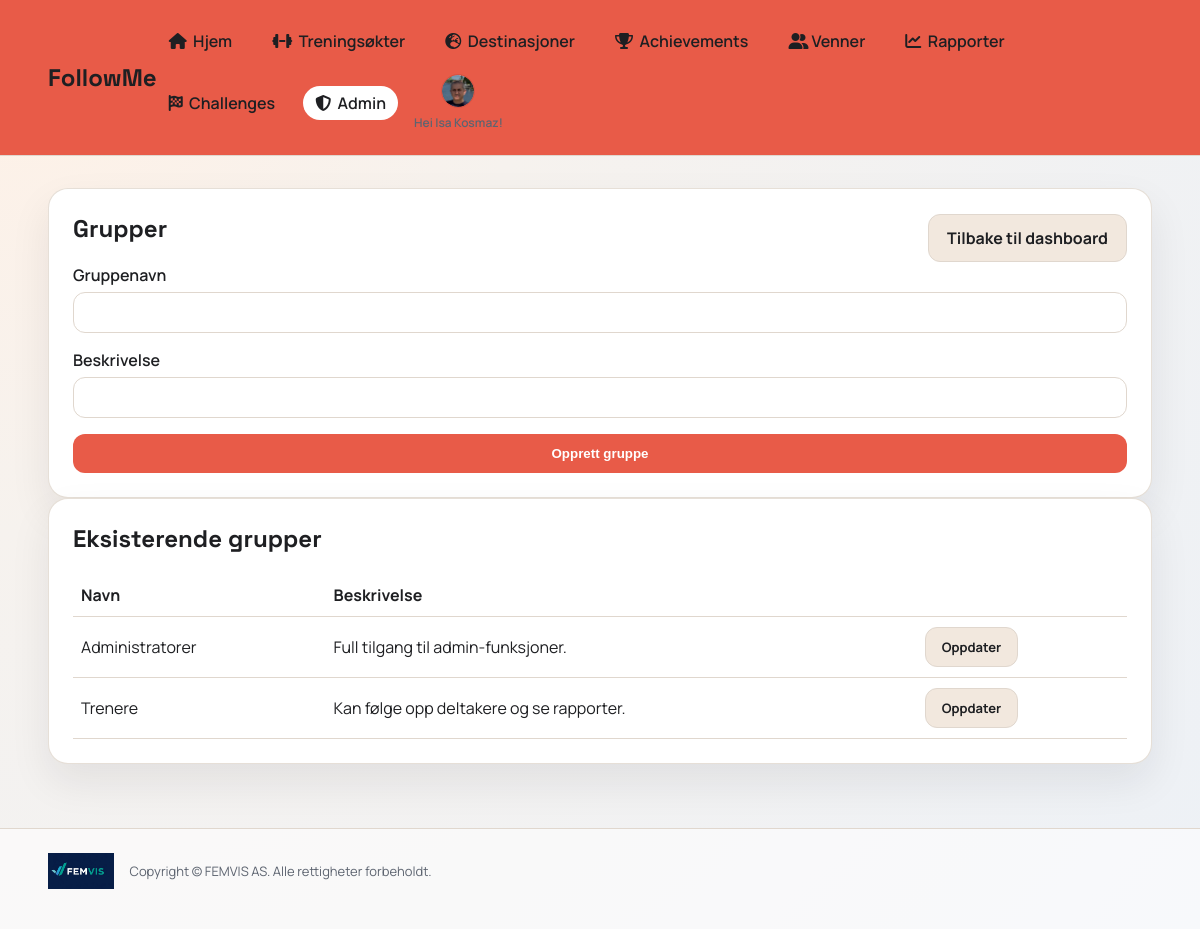
/admin/groups (signed in), run on the app's committed database.
### app.py (models this page shows)
class User(db.Model):
    id = db.Column(db.Integer, primary_key=True)
    username = db.Column(db.String(40), unique=True, nullable=False)
    full_name = db.Column(db.String(120), nullable=False)
    email = db.Column(db.String(120), unique=True, nullable=False)
    password_hash = db.Column(db.String(255), nullable=False)
    role = db.Column(db.String(20), default="user", nullable=False)
    avatar_color = db.Column(db.String(20), default="#2d7d46", nullable=False)
    avatar_icon = db.Column(db.String(20), default="boot", nullable=False)
    avatar_image = db.Column(db.String(255), nullable=True)
    created_at = db.Column(db.DateTime, default=datetime.utcnow, nullable=False)

class Group(db.Model):
    id = db.Column(db.Integer, primary_key=True)
    name = db.Column(db.String(80), unique=True, nullable=False)
    description = db.Column(db.String(200), nullable=True)

### app.py (the view, shortened to what this page needs)
@app.route("/admin/groups", methods=["GET", "POST"])
@login_required
def admin_groups():
    admin = get_current_user()
    if admin.role != "admin":
        flash("Du har ikke tilgang.")
        return redirect(url_for("index"))
    groups = Group.query.order_by(Group.name.asc()).all()
    return render_template("admin_groups.html", user=admin, groups=groups)

### app.py (called while the page is built)
def login_required(view):
    @wraps(view)
    def wrapper(*args, **kwargs):
        if "user_id" not in session:
            return redirect(url_for("login"))
        user = db.session.get(User, session["user_id"])
        if not user:
            session.clear()
            return redirect(url_for("login"))
        return view(*args, **kwargs)
    return wrapper

def get_current_user():
    if "user_id" not in session:
        return None
    user = db.session.get(User, session["user_id"])
    if not user:
        session.clear()
        return None
    return user

### templates/admin_groups.html
{% extends "base.html" %}
{% set title = "Grupper" %}
{% block content %}
<section class="card">
  <div class="card-header">
    <h2>Grupper</h2>
    <a class="button secondary" href="{{ url_for('admin_dashboard') }}">Tilbake til dashboard</a>
  </div>
  <form method="post" class="form">
    <label>Gruppenavn
      <input type="text" name="name" required>
    </label>
    <label>Beskrivelse
      <input type="text" name="description">
    </label>
    <button class="button" type="submit">Opprett gruppe</button>
  </form>
</section>
<section class="card">
  <h2>Eksisterende grupper</h2>
  <table class="table">
    <thead>
      <tr>
        <th>Navn</th>
        <th>Beskrivelse</th>
        <th></th>
      </tr>
    </thead>
    <tbody>
      {% for g in groups %}
        <tr>
          <td>{{ g.name }}</td>
          <td>{{ g.description }}</td>
          <td><a class="button secondary small" href="{{ url_for('admin_group_edit', group_id=g.id) }}">Oppdater</a></td>
        </tr>
      {% else %}
        <tr>
          <td colspan="3" class="muted">Ingen grupper.</td>
        </tr>
      {% endfor %}
    </tbody>
  </table>
</section>
{% endblock %}

### templates/base.html (shortened to what this page needs)
<!doctype html>
<html lang="no">
<head>
  <link rel="stylesheet" href="{{ url_for('static', filename='css/style.css') }}">
  <link rel="stylesheet" href="https://cdnjs.cloudflare.com/ajax/libs/font-awesome/6.5.2/css/all.min.css">
</head>
<body>
  <div class="app-shell">
    <header class="topbar">
      <a class="brand-link" href="{{ url_for('index') }}"><div class="brand">FollowMe</div></a>
      {% if user %}
      <div class="nav-shell">
        <nav class="nav">
          <a href="{{ url_for('index') }}" class="{% if request.path == url_for('index') %}active{% endif %}"><i class="fa-solid fa-house"></i>&nbsp; Hjem</a>
          <a href="{{ url_for('workouts') }}" class="{% if request.path.startswith(url_for('workouts')) %}active{% endif %}"><i class="fa-solid fa-dumbbell"></i>&nbsp; Treningsøkter</a>
          <a href="{{ url_for('destinations') }}" class="{% if request.path.startswith(url_for('destinations')) %}active{% endif %}"><i class="fa-solid fa-earth-europe"></i>&nbsp; Destinasjoner</a>
          <a href="{{ url_for('achievements') }}" class="{% if request.path.startswith(url_for('achievements')) %}active{% endif %}"><i class="fa-solid fa-trophy"></i>&nbsp; Achievements</a>
          <a href="{{ url_for('friends') }}" class="{% if request.path.startswith(url_for('friends')) %}active{% endif %}"><i class="fa-solid fa-user-group"></i> Venner</a>
          <a href="{{ url_for('reports') }}" class="{% if request.path.startswith(url_for('reports')) %}active{% endif %}"><i class="fa-solid fa-chart-line"></i>&nbsp; Rapporter</a>
          <a href="{{ url_for('challenges') }}" class="{% if request.path.startswith(url_for('challenges')) %}active{% endif %}"><i class="fa-solid fa-flag-checkered"></i>&nbsp; Challenges</a>
          {% if user.role == 'admin' %}
          <a href="{{ url_for('admin_dashboard') }}" class="{% if request.path.startswith('/admin') %}active{% endif %}"><i class="fa-solid fa-shield-halved"></i>&nbsp; Admin</a>
          {% endif %}
          <div class="nav-avatar-wrap">
            <a class="nav-avatar {% if user.avatar_image %}has-image{% endif %}" href="{{ url_for('profile') }}" style="--accent: {{ user.avatar_color }}" aria-label="Profil">
              {% if user.avatar_image %}
                <img src="{{ url_for('static', filename='uploads/' ~ user.avatar_image) }}" alt="Avatar">
              {% endif %}
            </a>
            <div class="nav-welcome">Hei {{ user.full_name }}!</div>
          </div>
        </nav>
      </div>
      {% endif %}
    </header>
    <main class="main">
      {% block content %}{% endblock %}
    </main>
    <footer class="footer">
      <div class="footer-inner">
        <img src="{{ url_for('static', filename='img/logo.jpg') }}" alt="FEMVIS AS logo">
        <p>Copyright © FEMVIS AS. Alle rettigheter forbeholdt.</p>
      </div>
    </footer>
  </div>
</body>
</html>

### static/css/style.css (style rules this page uses)
:root { --bg: #f6f2ee; --bg-2: #edf1f6; --card: #ffffff; --ink: #1e1f22; --muted: #5d6470; --accent: #2d7d46; --accent-2: #d96d4e; --stroke: #e0d7ce; }
* { box-sizing: border-box; }
body { margin: 0; font-family: "Manrope", sans-serif; color: var(--ink); background: radial-gradient(circle at top left, #fff1e6 0%, var(--bg) 35%, var(--bg-2) 100%); }
.app-shell { min-height: 100vh; }
.topbar { display: flex; align-items: center; justify-content: space-between; padding: 24px 48px; position: sticky; top: 0; backdrop-filter: blur(6px); background: #e85b48; border-bottom: 1px solid var(--stroke); z-index: 10; }
.brand { font-family: "Space Grotesk", sans-serif; font-size: 24px; font-weight: 700; }
.brand-link { text-decoration: none; color: inherit; }
.nav { display: flex; gap: 16px; flex-wrap: wrap; align-items: center; }
.nav a { text-decoration: none; color: var(--ink); font-weight: 600; padding: 6px 12px; border-radius: 999px; }
.nav a.active { background: var(--card); }
.nav a.nav-avatar { padding: 0; }
.nav-avatar { width: 34px; height: 34px; border-radius: 50%; background: var(--accent); display: flex; align-items: center; justify-content: center; color: #fff; font-weight: 700; overflow: hidden; border: 1px solid rgba(0, 0, 0, 0.08); padding: 0; }
.nav-avatar img { width: 100%; height: 100%; object-fit: cover; display: block; border-radius: 50%; }
.nav-avatar.has-image { background: transparent; }
.nav-avatar-wrap { position: relative; display: flex; align-items: center; flex-direction: column; gap: 6px; }
.nav-welcome { font-size: 12px; color: var(--muted); font-weight: 600; text-align: center; max-width: 140px; }
.nav-shell { display: flex; align-items: center; gap: 12px; position: relative; }
.main { padding: 32px 48px 64px; }
.footer { padding: 24px 48px 40px; border-top: 1px solid var(--stroke); background: rgba(255, 255, 255, 0.6); }
.footer-inner { display: flex; align-items: center; gap: 16px; flex-wrap: wrap; }
.footer-inner img { height: 36px; }
.footer-inner p { margin: 0; color: var(--muted); font-size: 13px; }
.card { background: var(--card); border-radius: 20px; padding: 24px; box-shadow: 0 18px 40px rgba(29, 31, 34, 0.08); border: 1px solid rgba(224, 215, 206, 0.8); }
.card h2 { margin-top: 0; font-family: "Space Grotesk", sans-serif; }
.form { display: grid; gap: 16px; }
.form label { display: grid; gap: 6px; font-weight: 600; }
input, select { border: 1px solid var(--stroke); border-radius: 12px; padding: 10px 12px; font-size: 14px; font-family: "Manrope", sans-serif; }
.button { background: #e85b48; color: #fff; border: none; padding: 12px 18px; border-radius: 12px; font-weight: 700; cursor: pointer; text-decoration: none; display: inline-block; text-align: center; }
.button.secondary { background: #f2e8de; color: var(--ink); border: 1px solid var(--stroke); }
.button.small { padding: 10px 16px; font-size: 13px; }
.table { width: 100%; border-collapse: collapse; margin-top: 12px; }
.table th, .table td { text-align: left; padding: 10px 8px; border-bottom: 1px solid var(--stroke); }
.card-header { display: flex; align-items: center; justify-content: space-between; gap: 12px; }

### data on the page
User: avatar_image (picture), full_name "Isa Kosmaz"
Group: name "Administratorer", description "Full tilgang til admin-funksjoner."
Group: name "Trenere", description "Kan følge opp deltakere og se rapporter."
